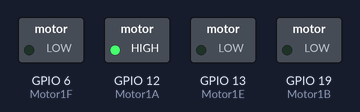
Simulated run of this program. Board: Raspberry Pi (BCM pin numbers). Parts: switched loads named in the program (green lamp = pin HIGH). What the program prints to the terminal is not drawn. At 14.0 s the program stops and its outputs stay as they are.

Above: at 0.1 s.
At 4.1 s:
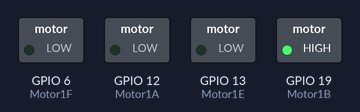
At 8.1 s:
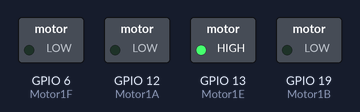
At 11.1 s:
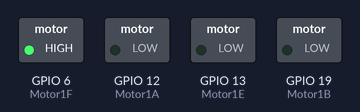
At 12.1 s:
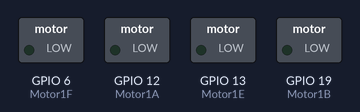
Timing chart, 0 to 13.6 s (numbered marks = the images above):
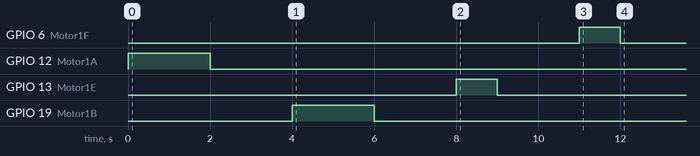

The program:

Reload_and_Shoot.py
```python
import RPi.GPIO as GPIO
from time import sleep


GPIO.setmode(GPIO.BCM)
GPIO.setwarnings(False)

Motor1A = 12
Motor1B = 19
Motor1E = 13
Motor1F = 6


GPIO.setup(Motor1A,GPIO.OUT)
GPIO.setup(Motor1B,GPIO.OUT)
GPIO.setup(Motor1E,GPIO.OUT)
GPIO.setup(Motor1F,GPIO.OUT)

print ("Rifle Reload")

GPIO.output(Motor1A,GPIO.HIGH)
#GPIO.output(Motor1B,GPIO.HIGH)
#GPIO.output(Motor1E,GPIO.HIGH)
#GPIO.output(Motor1F,GPIO.LOW)

sleep(2)


#Delay

GPIO.output(Motor1A,GPIO.LOW)

sleep(2)

#Rifle Shoot

GPIO.output(Motor1B,GPIO.HIGH)

sleep(2)

#Delay

GPIO.output(Motor1B,GPIO.LOW)

sleep(2)


#Pistol Reload

GPIO.output(Motor1E,GPIO.HIGH)

sleep(1)

#Delay

GPIO.output(Motor1E,GPIO.LOW)

sleep(2)

#Pistol Shoot

GPIO.output(Motor1F,GPIO.HIGH)

sleep(1)


#Delay

GPIO.output(Motor1F,GPIO.LOW)

sleep(2)


GPIO.cleanup()
```

Measured:
- by itself, GPIO 6 (Motor1F): LOW → HIGH at 11.0 s, → LOW 1.0 s later
- by itself, GPIO 12 (Motor1A): LOW → HIGH at 0.00 s, → LOW 2.0 s later
- by itself, GPIO 13 (Motor1E): LOW → HIGH at 8.0 s, → LOW 1.0 s later
- by itself, GPIO 19 (Motor1B): LOW → HIGH at 4.0 s, → LOW 2.0 s later
